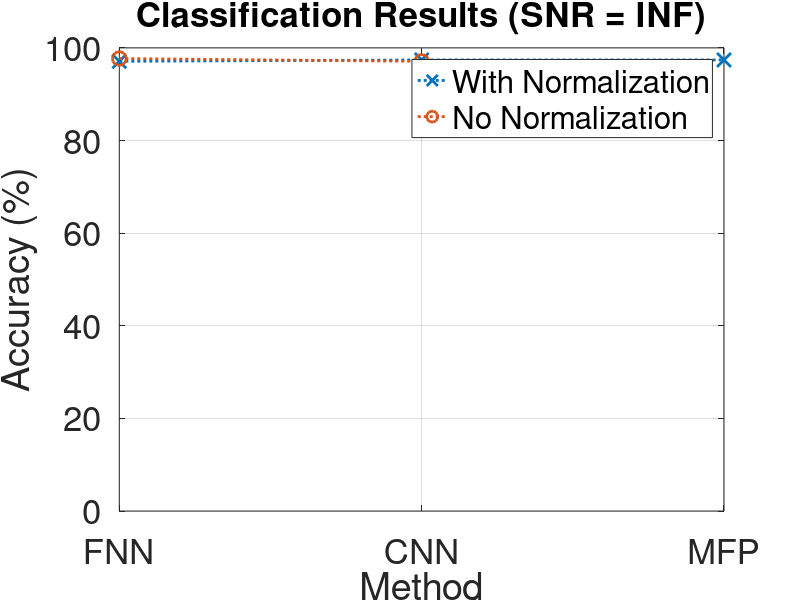

Recreate this plot in MATLAB. (Note: this script raises an error after producing the figure.)
%% Classification methods
cat = {'FNN' 'CNN' 'MFP'};
x = [1,2,3];

class_norm = [97.1 97.4 97.4];
class_nonorm = [97.7 97.1 NaN];

figure
plot(x,class_norm,':x','MarkerSize',10,'LineWidth',2)
hold on
plot(x,class_nonorm,':o','MarkerSize',10,'LineWidth',2)

set(gca,'xtick',1:3,'xticklabel',cat)
set(gca,'fontsize',25)
title('Classification Results (SNR = INF)','FontSize',25)
grid on

xlabel('Method')
ylabel('Accuracy (%)')
ylim([0 100])
legend('With Normalization', 'No Normalization')

%% Regression Methods

reg_norm_mape = [5.61 6.36 2.83];
reg_norm_1km = [69.6 70 98];
reg_nonorm_mape = [3.82 2.52 NaN];
reg_nonorm_1km = [80.5 89.8 NaN];

fig = figure;
left_color = [0 0.3 0.7];
right_color = [0.8 0.1 0];
set(fig,'defaultAxesColorOrder',[left_color; right_color]);

yyaxis left
plot(x,reg_norm_mape,'k:x','MarkerSize',10,'LineWidth',2)
hold on
plot(x,reg_nonorm_mape,'k:o','MarkerSize',10,'LineWidth',2)
ylabel('MAPE (%)')
ylim([0 100])


plot(x,reg_norm_mape,':x','MarkerSize',10,'LineWidth',2)
hold on
plot(x,reg_nonorm_mape,':o','MarkerSize',10,'LineWidth',2)
ylabel('MAPE (%)')
ylim([0 100])

yyaxis right
plot(x,reg_norm_1km,':x','MarkerSize',10,'LineWidth',2)
hold on
plot(x,reg_nonorm_1km,':o','MarkerSize',10,'LineWidth',2)
ylabel('% within 1km of Actual')
ylim([0 100])

set(gca,'xtick',1:4,'xticklabel',cat)
set(gca,'fontsize',25)
grid on

xlabel('Method')
title('Regression Results (SNR = INF)','FontSize',25)

legend('With Normalization','No Normalization')

%% CNN classification SNR

cnn_class_snr_norm = [1.7 15.3 86.9 97 97.2 97.2];
bartlett_mfp = [40.8 94.1 95.8 97.2 97.2 97.4];

snr = {'-10' '-5' '0' '5' '10' 'INF'};
x1 = [1,2,3,4,5,6];

figure

plot(x1,cnn_class_snr_norm,'b:x','MarkerSize',10,'LineWidth',2)
hold on
plot(x1,bartlett_mfp,'r:x','MarkerSize',10,'LineWidth',2)

set(gca,'xtick',1:6,'xticklabel',snr)
set(gca,'fontsize',25)
grid on

xlabel('SNR (dB)')
ylabel('Accuracy (%)')
ylim([0 100])
legend('CNN','MFP')

title('Classification Results with SNR','FontSize',25)

%% CNN reg SNR

cnn_mape_snr_norm = [81.96 83.9 59.67 8.67 3.87 3.86];
mfp_mape = [64.97 7.1 4.59 3.13 3.05 2.83];

cnn_1km_snr_norm = [4.3 6.5 25.3 68.8 81.2 81.3];
mfp_1km = [43.9 94.7 96.5 97.9 97.8 98];

fig = figure;
left_color = [0 0.3 0.7];
right_color = [0.8 0.1 0];
set(fig,'defaultAxesColorOrder',[left_color; right_color]);

yyaxis left
plot(x1,cnn_mape_snr_norm,'k:x','MarkerSize',10,'LineWidth',2)
hold on
plot(x1,mfp_mape,'k:o','MarkerSize',10,'LineWidth',2)
ylabel('MAPE (%)')
ylim([0 100])

plot(x1,cnn_mape_snr_norm,':x','MarkerSize',10,'LineWidth',2)
hold on
plot(x1,mfp_mape,':o','MarkerSize',10,'LineWidth',2)
ylabel('MAPE (%)')
ylim([0 100])

yyaxis right
plot(x1,cnn_1km_snr_norm,':x','MarkerSize',10,'LineWidth',2)
hold on
plot(x1,mfp_1km,':o','MarkerSize',10,'LineWidth',2)
ylabel('% within 1km of Actual')
ylim([0 100])

set(gca,'xtick',1:6,'xticklabel',snr)
set(gca,'fontsize',25)
grid on

xlabel('SNR (dB)')
title('Regression Results with SNR','FontSize',25)

legend('CNN','MFP')

%% Class SSP Deviation

SSP_var = [0 0.1 0.25 0.5];
cnn_class_ssp_norm = [97.4 29.8 11.8 4.3];
cnn_class_ssp_nonorm = [97.1 32.6 12.1 5.4];
fnn_class_ssp_norm = [97.1 28 7.1 4.4];
fnn_class_ssp_nonorm = [97.7 33 8.9 3.8];
mfp_class_ssp = [97.4 13.9 5.7 1.5];

figure
plot(SSP_var,fnn_class_ssp_norm,':rx','MarkerSize',10,'LineWidth',2)
hold on
plot(SSP_var,fnn_class_ssp_nonorm,':ro','MarkerSize',10,'LineWidth',2)
plot(SSP_var,cnn_class_ssp_norm,':bx','MarkerSize',10,'LineWidth',2)
plot(SSP_var,cnn_class_ssp_nonorm,':bo','MarkerSize',10,'LineWidth',2)
plot(SSP_var,mfp_class_ssp,':kx','MarkerSize',10,'LineWidth',2)
title('Classification Results with Random SSP Deviation (SNR = INF)','FontSize',25)
set(gca,'fontsize',25)
grid on

xlabel('Maximum SSP Deviation Percentage (%)')
ylabel('Accuracy (%)')
ylim([0 100])
legend('FNN (With Normalization)','FNN (No Normalization)','CNN (With Normalization)','CNN (No Normalization)','MFP (With Normalization)')

%% Reg SSP Deviation

SSP_var = [0 0.1 0.25 0.5];
cnn_mape_ssp_norm = [6.36 11.35 21.14 66.59];
cnn_mape_ssp_nonorm = [2.52 5.25 7.48 9.69];
fnn_mape_ssp_norm = [7.02 12.8 31.99 58.75];
fnn_mape_ssp_nonorm = [3.22 6.53 9.47 14.84];
mfp_mape_ssp = [2.83 50.39 71.76 90.58];

figure
plot(SSP_var,fnn_mape_ssp_norm,':rx','MarkerSize',10,'LineWidth',2)
hold on
plot(SSP_var,fnn_mape_ssp_nonorm,':ro','MarkerSize',10,'LineWidth',2)
plot(SSP_var,cnn_mape_ssp_norm,':bx','MarkerSize',10,'LineWidth',2)
plot(SSP_var,cnn_mape_ssp_nonorm,':bo','MarkerSize',10,'LineWidth',2)
plot(SSP_var,mfp_mape_ssp,':kx','MarkerSize',10,'LineWidth',2)
title('Regression MAPE with Random SSP Deviation (SNR = INF)','FontSize',25)
set(gca,'fontsize',25)
grid on

xlabel('Maximum SSP Deviation Percentage (%)')
ylabel('MAPE(%)')
ylim([0 100])
legend('FNN (With Normalization)','FNN (No Normalization)','CNN (With Normalization)','CNN (No Normalization)','MFP (With Normalization)')

SSP_var = [0 0.1 0.25 0.5];
cnn_1km_ssp_norm = [70 49.2 33.9 24.3];
cnn_1km_ssp_nonorm = [89.8 73.8 52 39.3];
fnn_1km_ssp_norm = [69.6 46.9 26.2 21.5];
fnn_1km_ssp_nonorm = [80.5 57.4 40.1 31.8];
mfp_1km_ssp = [98 33.5 16.8 9.4];

figure
plot(SSP_var,fnn_1km_ssp_norm,':rx','MarkerSize',10,'LineWidth',2)
hold on
plot(SSP_var,fnn_1km_ssp_nonorm,':ro','MarkerSize',10,'LineWidth',2)
plot(SSP_var,cnn_1km_ssp_norm,':bx','MarkerSize',10,'LineWidth',2)
plot(SSP_var,cnn_1km_ssp_nonorm,':bo','MarkerSize',10,'LineWidth',2)
plot(SSP_var,mfp_1km_ssp,':kx','MarkerSize',10,'LineWidth',2)
title('Regression Accuracy with Random SSP Deviation (SNR = INF)','FontSize',25)
set(gca,'fontsize',25)
grid on

xlabel('Maximum SSP Deviation Percentage (%)')
ylabel('% within 1km of Actual')
ylim([0 100])
legend('FNN (With Normalization)','FNN (No Normalization)','CNN (With Normalization)','CNN (No Normalization)','MFP (With Normalization)')

%% Class BL Deviation

SSP_var = [-10 -5 0 5 10];
cnnr = [7.7 3.58 1.81 0.91 0.62];
%fnn_class_ssp_nonorm = [26.7 20.9 28.3 97.7 17.1 11 4.2];
cnnc = [6.83 2.59 0.86 0.27 0.18];
%cnn_class_ssp_nonorm = [30.1 30.3 31.8 97.4 22.3 12.6 4];
mfp = [5.74 2.15 1.49 1.52 1.52];

figure
plot(SSP_var,cnnc,':rx','MarkerSize',10,'LineWidth',2)
hold on
%plot(SSP_var,fnn_class_ssp_nonorm,':ro','MarkerSize',10,'LineWidth',2)
plot(SSP_var,cnnr,':bx','MarkerSize',10,'LineWidth',2)
%plot(SSP_var,cnn_class_ssp_nonorm,':bo','MarkerSize',10,'LineWidth',2)
plot(SSP_var,mfp,':kx','MarkerSize',10,'LineWidth',2)
title('Prediction Errors with SNR','FontSize',25)
set(gca,'fontsize',25)
grid on

xlabel('SNR (dB)')
ylabel('Mean Absolute Error (km)')
ylim([0 8])
xlim([-10 10])
legend('CNN-C','CNN-R','MFP')

%% Reg BL Deviation

SSP_var = [-0.5 -0.25 -0.1 0 0.1 0.25 0.5];
cnn_mape_ssp_norm = [22.11 13.28 10.8 6.36 11.24 32.04 37.87];
cnn_mape_ssp_nonorm = [9.77 7.34 4.76 2.52 5.44 10.4 13.14];
fnn_mape_ssp_norm = [28.67 23 17.45 5.61 18.69 49.36 55.74];
fnn_mape_ssp_nonorm = [8.76 7.61 6.21 3.82 7.72 14.88 15.62];
mfp_mape_ssp = [75.13 66.19 58.34 2.83 61.48 89.51 77.8];

figure
plot(SSP_var,fnn_mape_ssp_norm,':rx','MarkerSize',10,'LineWidth',2)
hold on
plot(SSP_var,fnn_mape_ssp_nonorm,':ro','MarkerSize',10,'LineWidth',2)
plot(SSP_var,cnn_mape_ssp_norm,':bx','MarkerSize',10,'LineWidth',2)
plot(SSP_var,cnn_mape_ssp_nonorm,':bo','MarkerSize',10,'LineWidth',2)
plot(SSP_var,mfp_mape_ssp,':kx','MarkerSize',10,'LineWidth',2)
title('Regression MAPE with BL Strength (SNR = INF)','FontSize',25)
set(gca,'fontsize',25)
grid on

xlabel('Change to BL Strength (%)')
ylabel('MAPE(%)')
ylim([0 100])
legend('FNN (With Normalization)','FNN (No Normalization)','CNN (With Normalization)','CNN (No Normalization)','MFP (With Normalization)')

SSP_var = [-0.5 -0.25 -0.1 0 0.1 0.25 0.5];
cnn_1km_ssp_norm = [55 58.8 59.4 70 51.6 35.5 16.5];
cnn_1km_ssp_nonorm = [66.5 74.5 80.3 89.8 71.9 46.1 26];
fnn_1km_ssp_norm = [40.4 41 43.2 69.6 38.9 20.5 18.2];
fnn_1km_ssp_nonorm = [54.1 58.9 65.4 80.5 53 29.7 21.4];
mfp_1km_ssp = [29.7 33.5 36 98 27.7 21.1 10];

figure
plot(SSP_var,fnn_1km_ssp_norm,':rx','MarkerSize',10,'LineWidth',2)
hold on
plot(SSP_var,fnn_1km_ssp_nonorm,':ro','MarkerSize',10,'LineWidth',2)
plot(SSP_var,cnn_1km_ssp_norm,':bx','MarkerSize',10,'LineWidth',2)
plot(SSP_var,cnn_1km_ssp_nonorm,':bo','MarkerSize',10,'LineWidth',2)
plot(SSP_var,mfp_1km_ssp,':kx','MarkerSize',10,'LineWidth',2)
title('Regression Accuracy with BL Strengthn (SNR = INF)','FontSize',25)
set(gca,'fontsize',25)
grid on

xlabel('Change to BL Strength (%)')
ylabel('% within 1km of Actual')
ylim([0 100])
legend('FNN (With Normalization)','FNN (No Normalization)','CNN (With Normalization)','CNN (No Normalization)','MFP (With Normalization)')


%% Class Bottom SSP Deviation

SSP_var = [-0.25 -0.175 -0.1 0 0.1 0.175 0.25];
fnn_class_ssp_norm = [71.3 77.5 84.8 97.1 76.1 76.2 69.3];
fnn_class_ssp_nonorm = [72.9 77.9 86.6 97.7 83.1 78 68.2];
cnn_class_ssp_norm = [73.8 78.3 86 97.4 82 73.8 70.6];
cnn_class_ssp_nonorm = [73.3 79.3 85.2 97.1 83.5 76.3 68.6];
mfp_class_ssp = [80 84 90.1 97.4 85.7 83.5 79.2];

figure
plot(SSP_var,fnn_class_ssp_norm,':rx','MarkerSize',10,'LineWidth',2)
hold on
plot(SSP_var,fnn_class_ssp_nonorm,':ro','MarkerSize',10,'LineWidth',2)
plot(SSP_var,cnn_class_ssp_norm,':bx','MarkerSize',10,'LineWidth',2)
plot(SSP_var,cnn_class_ssp_nonorm,':bo','MarkerSize',10,'LineWidth',2)
plot(SSP_var,mfp_class_ssp,':kx','MarkerSize',10,'LineWidth',2)
title('Classification Results with Change to Bottom SSP (SNR = INF)','FontSize',25)
set(gca,'fontsize',25)
grid on

xlabel('Change to Bottom SSP (%)')
ylabel('Accuracy (%)')
ylim([60 100])
legend('FNN (With Normalization)','FNN (No Normalization)','CNN (With Normalization)','CNN (No Normalization)','MFP (With Normalization)')

%% Reg Bottom SSP Deviation

SSP_var = [-0.25 -0.175 -0.1 0 0.1 0.175 0.25];
cnn_mape_ssp_norm = [9.15 8.35 9.32 6.36 8 8.2 10.95];
cnn_mape_ssp_nonorm = [3.57 3.48 3.13 2.52 3.33 3.68 4.81];
fnn_mape_ssp_norm = [10.35 9.98 9.88 5.61 13.16 9.64 10.33];
fnn_mape_ssp_nonorm = [4.7 5.63 3.85 3.82 4.24 4.45 5.9];
mfp_mape_ssp = [7.32 6.24 4.49 2.83 6.49 5.8 8.03];

figure
plot(SSP_var,fnn_mape_ssp_norm,':rx','MarkerSize',10,'LineWidth',2)
hold on
plot(SSP_var,fnn_mape_ssp_nonorm,':ro','MarkerSize',10,'LineWidth',2)
plot(SSP_var,cnn_mape_ssp_norm,':bx','MarkerSize',10,'LineWidth',2)
plot(SSP_var,cnn_mape_ssp_nonorm,':bo','MarkerSize',10,'LineWidth',2)
plot(SSP_var,mfp_mape_ssp,':kx','MarkerSize',10,'LineWidth',2)
title('Regression MAPE with Change to Bottom SSP (SNR = INF)','FontSize',25)
set(gca,'fontsize',25)
grid on

xlabel('Change to Bottom SSP (%)')
ylabel('MAPE (%)')
ylim([0 20])
legend('FNN (With Normalization)','FNN (No Normalization)','CNN (With Normalization)','CNN (No Normalization)','MFP (With Normalization)')

SSP_var = [-0.25 -0.175 -0.1 0 0.1 0.175 0.25];
cnn_1km_ssp_norm = [52.7 55.1 59.7 70 53.5 48.7 39.2];
cnn_1km_ssp_nonorm = [71.9 76.2 83.6 89.8 76.8 69.8 58.7];
fnn_1km_ssp_norm = [46.4 49.2 54 69.6 35 39.4 38];
fnn_1km_ssp_nonorm = [64.3 66.5 70.1 80.5 66.8 63.9 56.1];
mfp_1km_ssp = [82.3 85.6 92.8 98 88.6 86 82];

figure
plot(SSP_var,fnn_1km_ssp_norm,':rx','MarkerSize',10,'LineWidth',2)
hold on
plot(SSP_var,fnn_1km_ssp_nonorm,':ro','MarkerSize',10,'LineWidth',2)
plot(SSP_var,cnn_1km_ssp_norm,':bx','MarkerSize',10,'LineWidth',2)
plot(SSP_var,cnn_1km_ssp_nonorm,':bo','MarkerSize',10,'LineWidth',2)
plot(SSP_var,mfp_1km_ssp,':kx','MarkerSize',10,'LineWidth',2)
title('Regression Accuracy with Change to Bottom SSP (SNR = INF)','FontSize',25)
set(gca,'fontsize',25)
grid on

xlabel('Change to Bottom SSP (%)')
ylabel('% within 1km of Actual')
ylim([0 100])
legend('FNN (With Normalization)','FNN (No Normalization)','CNN (With Normalization)','CNN (No Normalization)','MFP (With Normalization)')

